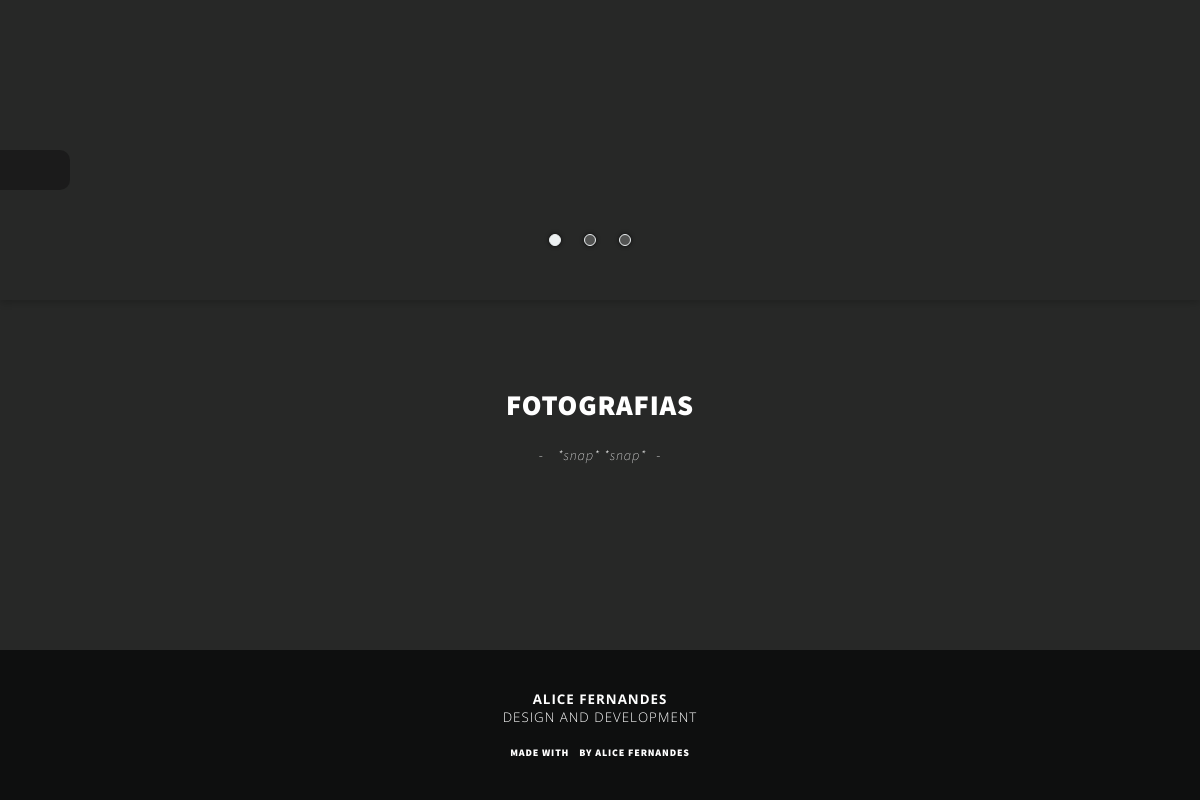
Before: /animacao with the older database file.
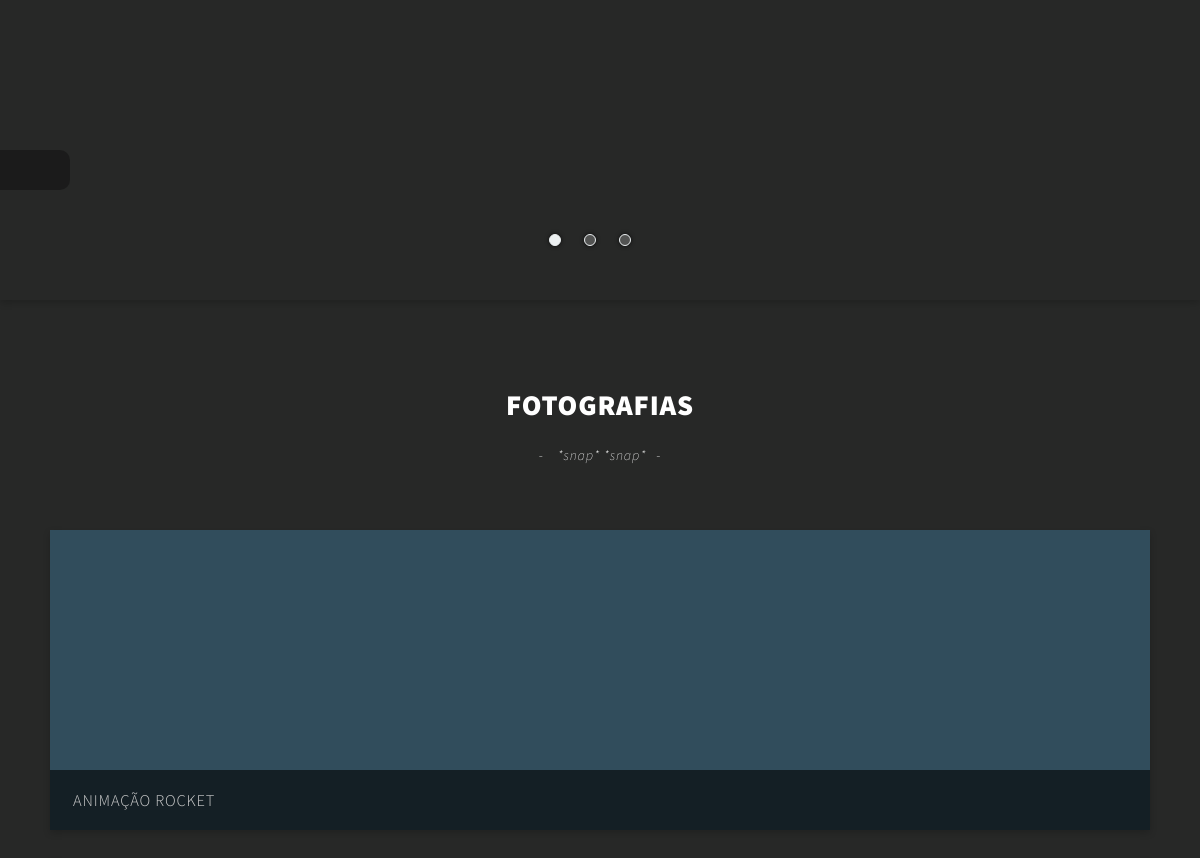
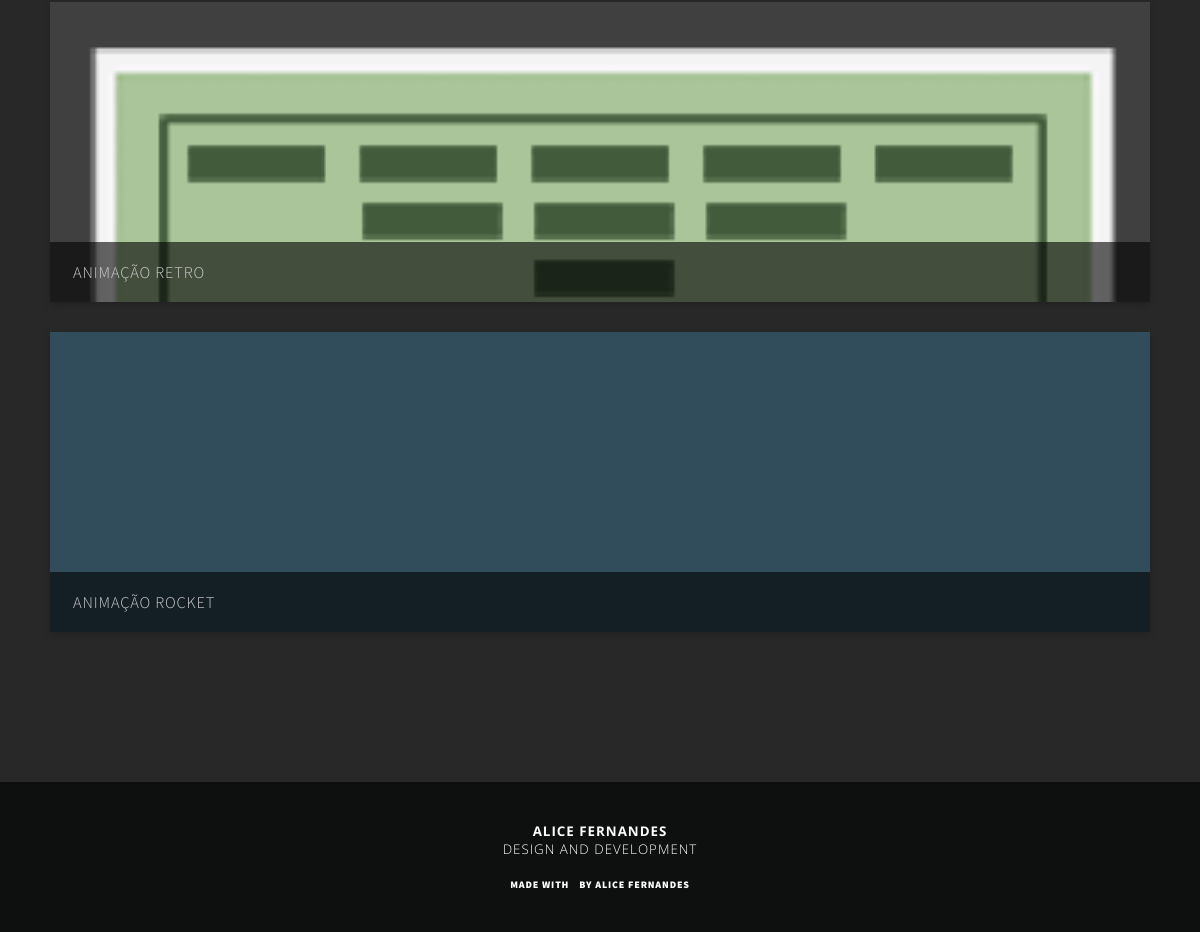
After: the same page with the newer database file (2 pictures, top to bottom).
### tables this page shows
CREATE TABLE IF NOT EXISTS `media` (
  `id_media` int(10) NOT NULL AUTO_INCREMENT,
  `projeto_uri` varchar(100) NOT NULL,
  `tipo` varchar(100) NOT NULL,
  `src` varchar(700) NOT NULL,
  `ext` varchar(50) NOT NULL,
  `cover` tinyint(1) DEFAULT NULL,
  `title` varchar(1000) DEFAULT NULL,
  `nome` varchar(100) NOT NULL,
  PRIMARY KEY (`id_media`)
);

### templates/galeria.php (the view, shortened to what this page needs)
<!DOCTYPE html>
<html class="project-categories">
  <head><?php require_once('./includes/_header.php') ?>
<?php
$request =  explode("/", $_SERVER['REQUEST_URI']);
$conn = new mysqli(DB_HOST, DB_USER, DB_PASSWORD, DB_NAME);
 $query = "SELECT * FROM `media` WHERE projeto_uri='".$request[1]."' ORDER BY RAND()";
 $result = $conn->query($query);
 $resultHTML = "";
 while($row = $result->fetch_object()){
   $resultHTML.='<div class="panel panel-small panel-foto "><a rel="galeria" class="panel-link fancybox" href="http://'.$host.'/media/'.$row->src.'@1280.'.$row->ext.'" style="background-image:url(http://'.$host.'/media/'.$row->src.'@1280.'.$row->ext.');" title="'.$row->nome.'">
                 <h3>'.$row->nome.'</h3>
                 </a></div>';
 }
 ?>
  </head>
  <body>
    <div class="site-container"><?php require_once('./includes/_sidebar.php') ?>
      <div class="main-content">
        <div class="ui-component slideshow slideshow-medium panel-shadow">
          <div class="ui-component slide-controller">
            <ul>
              <li class="slider-control" data-slide="1"></li>
              <li class="slider-control" data-slide="2"></li>
              <li class="slider-control" data-slide="3"></li>
            </ul>
          </div>
        </div>
        <div class="panel-container">
          <div class="panel panel-noshadow panel-fullwidth align-center panel-title panel-nobackground">
            <h3>Fotografias</h3>
            <p> <i>*snap* *snap*</i></p>
          </div>
          <?php
          echo($resultHTML);
           ?>
        </div><?php require_once('./includes/_footer.php') ?>
      </div>
    </div>
  </body>
</html>

### index.php (shortened to what this page needs)
<?php
$request = $_SERVER['REQUEST_URI'];
$urlStrings = explode("/", $request);
switch ($urlStrings[1]) {
		case 'animacao':
		case 'fotografia':
			include('templates/galeria.php');
			break;
}
?>

### includes/_header.php (shortened to what this page needs)
<?php
	$host = $_SERVER['HTTP_HOST'];
?>
<link rel="stylesheet" media="all" href="https://cdn.rawgit.com/alicescfernandes/entypo-webfont/0fef4a46/style.css"/>
<link rel="stylesheet" href="http://<?php echo($host) ?>/fancybox/jquery.fancybox.css"/>
<link rel="stylesheet" href="http://<?php echo($host) ?>/css/ui.css?v2.16"/>
<link rel="stylesheet" href="http://<?php echo($host) ?>/webfont/entypo social/style.css"/>

### includes/_sidebar.php (shortened to what this page needs)
<label class="menu-label" for="menu-show"><i class="icon-menu"></i></label>
<?php
include 'templates/_audio.php';
?>

### templates/_audio.php (shortened to what this page needs)
<div class="audio">
</div>

### includes/_footer.php
<footer><span class="letring letring-small">
    <p>Alice Fernandes</p>
    <p>Design and development</p></span><span class="final-countdown">
    <p>made with<i class="icon-heart"></i>by alice fernandes</p></span></footer>

### css/ui.css (style rules this page uses)
* { font-family:"Source Sans Pro";margin:0;padding:0 }
a { text-decoration:none;color:inherit }
body { margin:0;padding:0;width:112%;width:120%;overflow:hidden;background-color:#272827;text-align:justify }
h1,h2,h3,h4,p { margin:0;padding:0 }
li,ul { list-style-type:none;padding:0 }
.menu-label { position:fixed;top:0;left:0;display:block;z-index:98 }
.site-container { position:relative;left:-12%;transition:left 0.5s }
.main-content { display:inline-block;width:83%;position:relative;height:100vh;overflow-y:auto;overflow-x:hidden }
.letring { margin:20px auto auto;text-transform:uppercase;text-align:center;color:white;font-size:10pt;position:relative;top:0;width:220px;letter-spacing:1px;-webkit-user-select:none;-moz-user-select:none;-ms-user-select:none;user-select:none;display:block;z-index:97 }
.letring p:first-child { font-weight:bold;font-family:"Open Sans";text-rendering:optimizeLegibility }
.letring p:last-child { font-weight:100;font-family:"Open Sans";text-rendering:optimizeLegibility }
.slideshow { position:relative }
.slideshow-medium { height:300px;width:100vw;overflow:hidden }
.slide-controller { position:absolute;bottom:50px;display:block;color:white;width:100%;text-align:center }
.slide-controller li { width:10px;height:10px;display:inline-block;background-color:rgba(255, 255, 255, 0.2);margin-right:20px;border:1px solid #ecf0f1;border-radius:100%;cursor:pointer;transition:background-color 0.5s;box-shadow:0px 0px 4px 0px rgba(0, 0, 0, 0.7) }
.slide-controller li.active { background-color:#ecf0f1;transition:background-color 0.5s }
.panel-shadow { box-shadow:0px 3px 7px rgba(0, 0, 0, 0.18) }
.panel-foto { position:relative;height:300px!important }
.panel-foto a { background-size:cover }
.panel-foto h3 { position:absolute;bottom:0;text-transform:uppercase;font-weight:300;width:100%;left:0;line-height:41px;padding:10px;box-sizing:border-box;background-color:rgba(0, 0, 0, 0.5) }
.panel-foto .panel-link { display:block;background-color:transparent;width:100%;height:100%;z-index:97 }
.panel-container { width:80%;display:block;margin-left:10%;margin:auto auto 70px }
.panel { min-height:100px;box-sizing:border-box;padding:30px;box-shadow:0px 3px 7px rgba(0, 0, 0, 0.18);margin-bottom:30px;background-color:#2c2e2c;color:#cfcfcf;font-weight:300;letter-spacing:0.85px;font-size:14px }
.panel p { padding-bottom:20px }
.panel-noshadow { box-shadow:none!important }
.align-center { text-align:center;margin:auto }
h3,h4,h5 { font-weight:800;text-transform:uppercase;font-family:"Source Sans Pro";letter-spacing:0.85px;font-size:28.55px }
.panel-title { padding-top:0;padding-bottom:0;margin-top:30px;color:white;margin-bottom:30px;line-height:50px }
.panel-title h6,.panel-title p { font-size:14px;font-weight:lighter }
.panel-title h6:after,.panel-title h6:before,.panel-title p:after,.panel-title p:before { display:inline-block;content:"-";margin:0 10px }
.panel-nobackground { background-color:transparent }
.panel-small { position:relative;width:45%;margin-right:10%;float:left;min-height:250px;padding:0;background-color:#2c2e2c }
.panel-small h3 { text-transform:uppercase;font-weight:300;font-size:1.17em;z-index:97;position:absolute;bottom:0;background-color:rgba(0, 0, 0, 0.6);width:100%;line-height:40px;left:0;box-sizing:border-box;padding-left:23px }
.panel-small:nth-child(odd) { margin-right:0 }
.panel-small .panel-link { display:block }
.panel-foto h3 { bottom:0 }
footer { width:100%;background-color:#0e0f0f;text-align:center;height:150px;box-sizing:border-box;padding:20px;font-size:10px;text-transform:uppercase;font-weight:900;letter-spacing:0.85px;color:white;display:inline-block }
footer .letring { margin-bottom:20px }
.audio { z-index:97;width:70px;background-color:rgba(0, 0, 0, 0.6);position:fixed;top:150px;border-radius:0px 10px 10px 0px;color:white;display:inline-block;text-align:center;padding:20px 0px;opacity:0.5;transition:0.3s opacity }
@media screen and (max-width:1250px) { .main-content,.site-container,body { width:100%;left:0px } }
@media screen and (max-width:1250px) { .panel-container { display:inline-block;width:100%;box-sizing:border-box;padding:50px } }
@media screen and (max-width:1250px) { .col30,.col70,.panel-small,input { width:100% } }

Changed rows visible on the page:
added media: src (picture), nome "ANIMAÇÃO ROCKET"
added media: src (picture), nome "ANIMAÇÃO RETRO"
added media: src (picture), nome "ANIMAÇÃO ROCKET"
